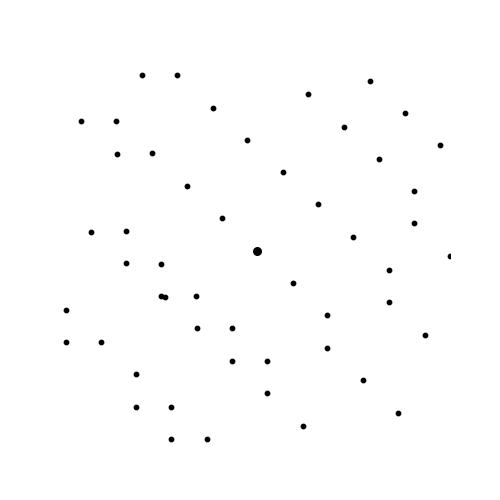
#> input picture simulation/volume_500/CELL_9.252_6.813_8.089_118.29_90.72_100.71_WL_0.0407_ExcErr_0.015_RES_0.85/DIFF_9.252_6.813_8.089_118.29_90.72_100.71_ori_-0.0442_3.8588_-8.0414.jpg, 500 x 500 px
$ python get_img_stats.py ../simulation/volume_500/CELL_9.252_6.813_8.089_118.29_90.72_100.71_WL_0.0407_ExcErr_0.015_RES_0.85/DIFF_9.252_6.813_8.089_118.29_90.72_100.71_ori_-0.0442_3.8588_-8.0414.jpg
#> lines starting #> are read from the running program, lines starting #| are printed output that depends on the picture; after the words box and inside, x2 and y2 are one past the last pixel; in counts of white or black regions, pixels touching at a corner belong together; long printed decimals are rounded
import argparse
import numpy as np
from PIL import Image
from scipy import ndimage
import json


if __name__ == '__main__':
    parser = argparse.ArgumentParser(description='Get metadata from synthetic image.')
    parser.add_argument('img_path', type=str, help='Path to image')
    parser.add_argument('--threshold', type=float, help='(img_max-img_min)*threshold', default=0.5)
    parser.add_argument('--output', type=str, help='Path to result', default='img_stats.json')

    args = parser.parse_args()
    synth_img = np.array(Image.open(args.img_path))
#> synth_img is the input picture: shape (500, 500, 3); min 0, max 255, mean 253.5

    # Convert the image to grayscale if it's not already
    gray_synth_img = np.mean(synth_img, axis=2)

    # Threshold the image to create a binary image
    binary_synth_img = gray_synth_img < args.threshold*(np.max(gray_synth_img) - np.min(gray_synth_img))
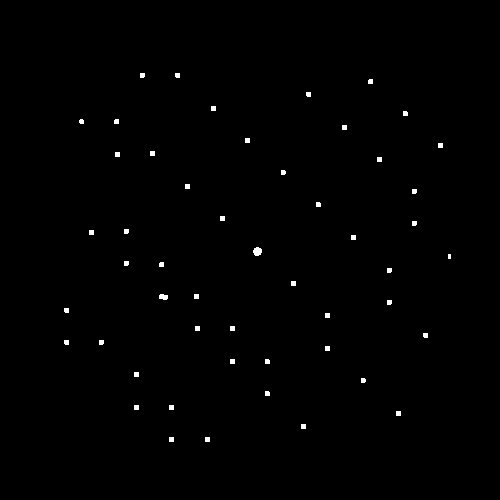
#> binary_synth_img: shape (500, 500) bool; 0.52% white; 51 white regions (1 under 20 px), largest, box (x1, y1, x2, y2) and area: (253, 247, 262, 256) 63, (159, 294, 168, 300) 44, (211, 106, 216, 111) 25

    # Label the connected components in the binary image
    labeled_img, num_features = ndimage.label(binary_synth_img)
#> labeled_img: shape (500, 500) int32; 52 distinct labels, from 0 to 51
#> num_features = 51

    # Measure the properties of the labeled regions
    sizes = ndimage.sum(binary_synth_img, labeled_img, range(num_features + 1))
#> sizes = 52 values, max 63 at index 24, min 0 at index 0, mean 24.9

    # Find the diameter of the largest dot
    dot_diameters = np.sqrt(sizes / np.pi) * 2
#> dot_diameters = 52 values, max 8.96 at index 24, min 0 at index 0, mean 5.55
    dot_radius = np.array([np.median(dot_diameters), np.max(dot_diameters)]) / 2
#> dot_radius = [2.82, 4.48]

    print(f'max: {np.max(synth_img)}\nmin: {np.min(synth_img)}\nnum_dots: {num_features}\nmedian_dot_radius: {dot_radius[0]}\nmax_dot_radius: {dot_radius[1]}')
#| max: 255
#| min: 0
#| num_dots: 51
#| median_dot_radius: 2.821
#| max_dot_radius: 4.478
    results = {
        'img_width': int(synth_img.shape[0]),
        'img_height': int(synth_img.shape[1]),
        'img_max': float(np.max(synth_img)),
        'img_min': float(np.min(synth_img)),
        'num_dots': int(num_features),
        'dot_radius_median': float(dot_radius[0]),
        'dot_radius_max': float(dot_radius[1])
    }
#> results = {'img_width': 500, 'img_height': 500, 'img_max': 255, 'img_min': 0, 'num_dots': 51, 'dot_radius_median': 2.82, 'dot_radius_max': 4.48}
    with open(args.output, 'w+') as fp:
        json.dump(results, fp)

$ run again, on simulation/volume_500/CELL_9.252_6.813_8.089_118.29_90.72_100.71_WL_0.0407_ExcErr_0.015_RES_0.85/DIFF_9.252_6.813_8.089_118.29_90.72_100.71_ori_-0.447_1.6709_-7.7963.jpg
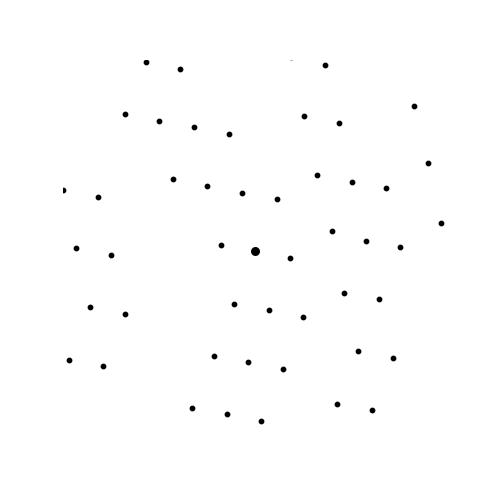
#> input picture simulation/volume_500/CELL_9.252_6.813_8.089_118.29_90.72_100.71_WL_0.0407_ExcErr_0.015_RES_0.85/DIFF_9.252_6.813_8.089_118.29_90.72_100.71_ori_-0.447_1.6709_-7.7963.jpg, 500 x 500 px
#> synth_img is the input picture: shape (500, 500, 3); min 0, max 255, mean 253.6
#> `binary_synth_img = gray_synth_img < args.threshold*(np.max(gray_synth_..`:
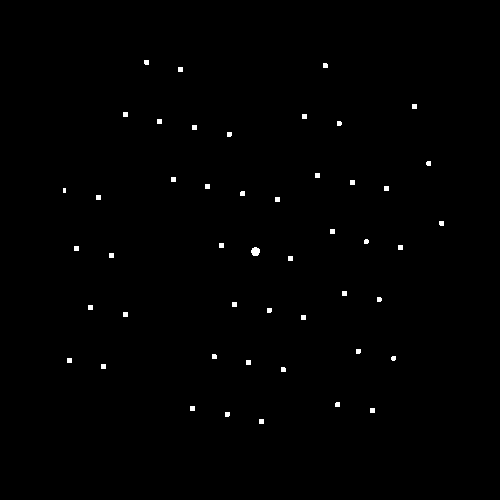
#> binary_synth_img: shape (500, 500) bool; 0.48% white; 48 white regions (1 under 20 px), largest, box (x1, y1, x2, y2) and area: (251, 247, 260, 256) 64, (178, 67, 183, 72) 25, (412, 104, 417, 109) 25
#> labeled_img: shape (500, 500) int32; 49 distinct labels, from 0 to 48
#> num_features = 48
#> sizes = 49 values, max 64 at index 27, min 0 at index 0, mean 24.61
#> dot_diameters = 49 values, max 9.03 at index 27, min 0 at index 0, mean 5.52
#> dot_radius = [2.82, 4.51]
#| max: 255
#| min: 0
#| num_dots: 48
#| median_dot_radius: 2.821
#| max_dot_radius: 4.514
#> results = {'img_width': 500, 'img_height': 500, 'img_max': 255, 'img_min': 0, 'num_dots': 48, 'dot_radius_median': 2.82, 'dot_radius_max': 4.51}

$ run again, on simulation/volume_500/CELL_9.252_6.813_8.089_118.29_90.72_100.71_WL_0.0407_ExcErr_0.015_RES_0.85/DIFF_9.252_6.813_8.089_118.29_90.72_100.71_ori_-0.8475_6.7469_-4.5981.jpg
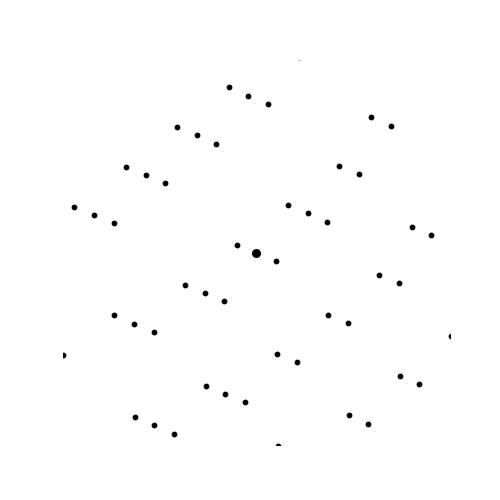
#> input picture simulation/volume_500/CELL_9.252_6.813_8.089_118.29_90.72_100.71_WL_0.0407_ExcErr_0.015_RES_0.85/DIFF_9.252_6.813_8.089_118.29_90.72_100.71_ori_-0.8475_6.7469_-4.5981.jpg, 500 x 500 px
#> synth_img is the input picture: shape (500, 500, 3); min 0, max 255, mean 253.6
#> `binary_synth_img = gray_synth_img < args.threshold*(np.max(gray_synth_..`:
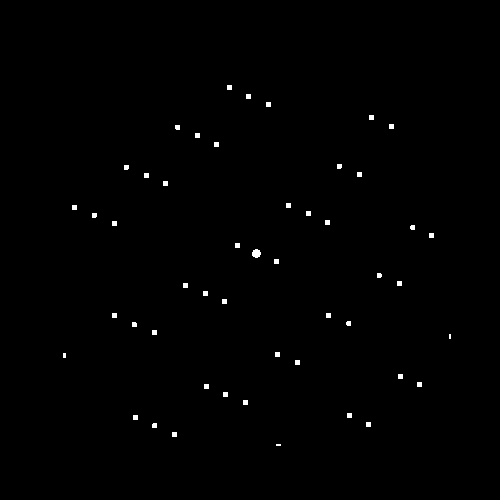
#> binary_synth_img: shape (500, 500) bool; 0.48% white; 49 white regions (3 under 20 px), largest, box (x1, y1, x2, y2) and area: (252, 249, 261, 258) 62, (227, 85, 232, 90) 25, (246, 94, 251, 99) 25
#> labeled_img: shape (500, 500) int32; 50 distinct labels, from 0 to 49
#> num_features = 49
#> sizes = 50 values, max 62 at index 23, min 0 at index 0, mean 24.2
#> dot_diameters = 50 values, max 8.88 at index 23, min 0 at index 0, mean 5.46
#> dot_radius = [2.82, 4.44]
#| max: 255
#| min: 0
#| num_dots: 49
#| median_dot_radius: 2.821
#| max_dot_radius: 4.442
#> results = {'img_width': 500, 'img_height': 500, 'img_max': 255, 'img_min': 0, 'num_dots': 49, 'dot_radius_median': 2.82, 'dot_radius_max': 4.44}

$ run again, on simulation/volume_500/CELL_9.252_6.813_8.089_118.29_90.72_100.71_WL_0.0407_ExcErr_0.015_RES_0.85/DIFF_9.252_6.813_8.089_118.29_90.72_100.71_ori_-0.8607_2.8304_-8.0134.jpg
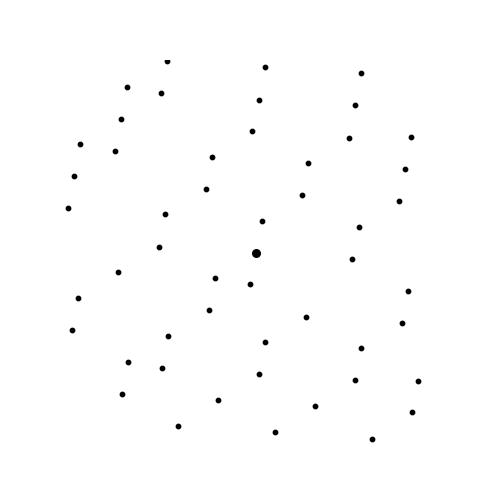
#> input picture simulation/volume_500/CELL_9.252_6.813_8.089_118.29_90.72_100.71_WL_0.0407_ExcErr_0.015_RES_0.85/DIFF_9.252_6.813_8.089_118.29_90.72_100.71_ori_-0.8607_2.8304_-8.0134.jpg, 500 x 500 px
#> synth_img is the input picture: shape (500, 500, 3); min 0, max 255, mean 253.5
#> `binary_synth_img = gray_synth_img < args.threshold*(np.max(gray_synth_..`:
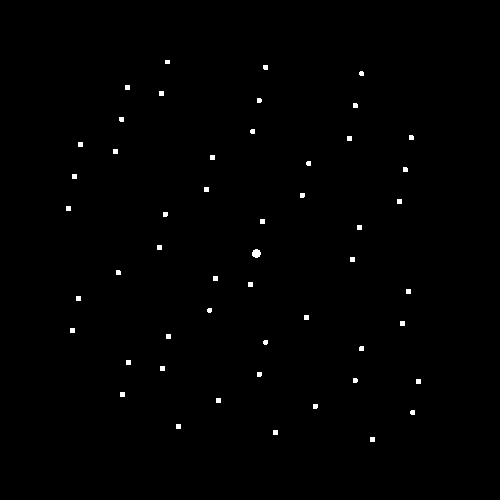
#> binary_synth_img: shape (500, 500) bool; 0.51% white; 51 white regions, largest, box (x1, y1, x2, y2) and area: (252, 249, 261, 258) 62, (125, 85, 130, 90) 25, (159, 91, 164, 96) 25
#> labeled_img: shape (500, 500) int32; 52 distinct labels, from 0 to 51
#> num_features = 51
#> sizes = 52 values, max 62 at index 26, min 0 at index 0, mean 24.56
#> dot_diameters = 52 values, max 8.88 at index 26, min 0 at index 0, mean 5.52
#> dot_radius = [2.82, 4.44]
#| max: 255
#| min: 0
#| num_dots: 51
#| median_dot_radius: 2.821
#| max_dot_radius: 4.442
#> results = {'img_width': 500, 'img_height': 500, 'img_max': 255, 'img_min': 0, 'num_dots': 51, 'dot_radius_median': 2.82, 'dot_radius_max': 4.44}
